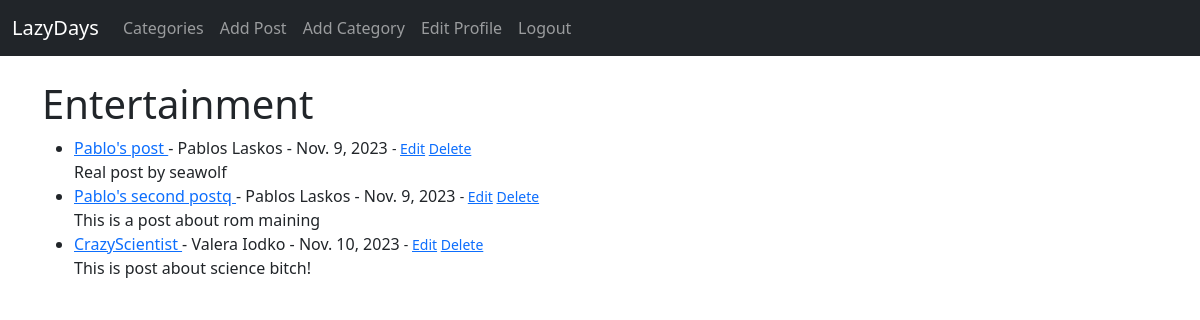
The page /category/entertainment/ (signed in) on the database its author committed.
### theblog/models.py (models this page shows, shortened)
class Post(models.Model):
    title = models.CharField(max_length=255)
    title_tag = models.CharField(max_length=255)
    author = models.ForeignKey(User, on_delete=models.CASCADE)
    body = RichTextField(blank=True, null=True)
    post_date = models.DateField(auto_now_add=True)
    category = models.CharField(max_length=255, default='coding')
    likes = models.ManyToManyField(User, related_name='blog_posts')
    snippet = models.CharField(max_length=255)

### theblog/views.py (the view)
# urls.py: path('category/<str:cats>/', CategoryView, name='category'),
def CategoryView(request, cats):
    category_posts = Post.objects.filter(category=cats.replace('-', ' '))
    return render(request, 'categories.html', {'cats':cats.title().replace('-', ' '), 'category_posts':category_posts})

### theblog/templates/categories.html
{% extends 'base.html' %}
{% block content %}
{% if category_posts %}
<h1>{{ cats }}</h1>
<ul>
    {% for post in category_posts %}
    <li>
        <a href="{% url 'article-detail' post.pk %}">
            {{ post.title }}
        </a>
        - {{ post.author.first_name }} {{ post.author.last_name }} - {{ post.post_date }}
        <small>
            {% if user.is_authenticated %} - <a href="{% url 'update_post' post.pk %}">Edit</a>
            <a href="{% url 'delete_post' post.pk %}">Delete</a>
            {% endif %}
        </small>
        <br />
        {{ post.body|slice:":200"|safe }}
    </li>
    {% endfor %}
</ul>
{% else %}
<h2>Sorry this page does not exist</h2>
{% endif %}
{% endblock %}

### rows shown on the page
Post: title "Pablo's post", author.first_name "Pablos", author.last_name "Laskos", post_date "Nov. 9, 2023", body "Real post by seawolf"
Post: title "Pablo's second postq", author.first_name "Pablos", author.last_name "Laskos", post_date "Nov. 9, 2023", body "This is a post about rom maining"
Post: title "CrazyScientist", author.first_name "Valera", author.last_name "Iodko", post_date "Nov. 10, 2023", body "This is post about science bitch!"

### other values the page prints
{{ cats }} "Entertainment"
